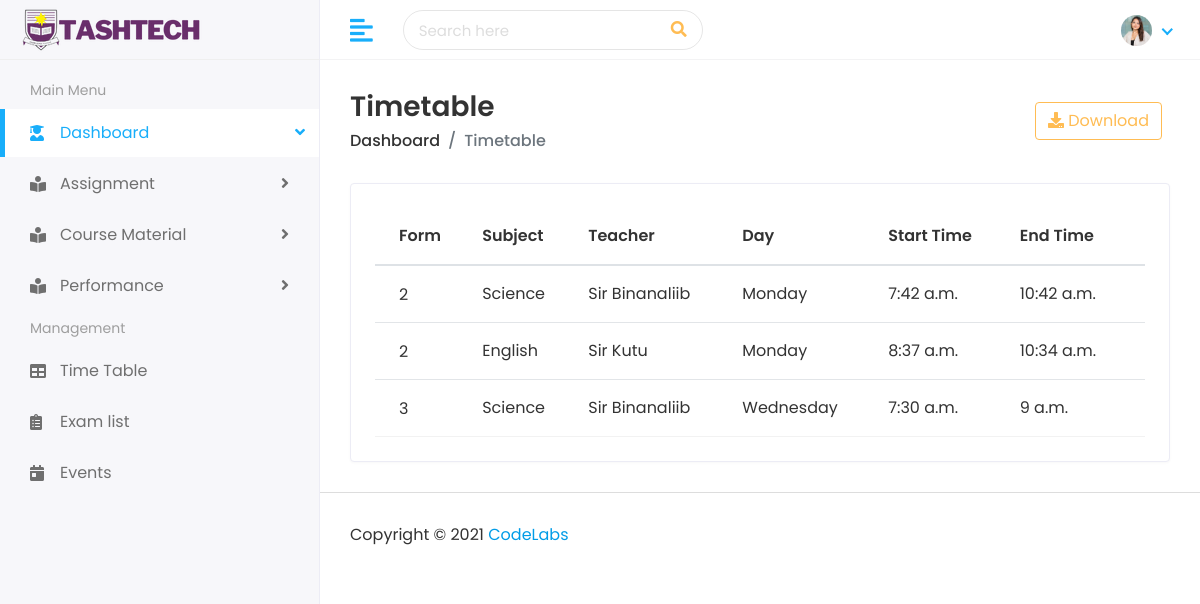
The app's page /teacher/teacher_timetable with its own data.
### TSMS/adminModels.py (models this page shows, shortened)
class Timetable(models.Model):
    form = models.CharField(max_length=50)
    subject = models.CharField(max_length=100)
    teacher = models.CharField(max_length=100)
    day = models.CharField(max_length=30)
    start_time = models.TimeField()
    end_time = models.TimeField()

### TSMS/views.py (the view)
# urls.py: path('teacher/teacher_timetable',
def teacher_timetable(request):
    timetable = Timetable.objects.all().order_by('form', 'day', 'start_time')
    return render(request, 'teacher/timetable.html', {'timetable': timetable})

### templates/teacher/timetable.html
{% extends 'base/teacher-base.html' %}
{% block content %}
<div class="content container-fluid">
    <div class="page-header">
        <div class="row align-items-center">
            <div class="col">
                <h3 class="page-title">Timetable</h3>
                <ul class="breadcrumb">
                    <li class="breadcrumb-item"><a href="#">Dashboard</a></li>
                    <li class="breadcrumb-item active">Timetable</li>
                </ul>
            </div>
            <div class="col-auto text-right float-right ml-auto">
                <a href="{% url 'export_timetable_list' %}" class="btn btn-outline-primary mr-2"><i
                        class="fas fa-download"></i>
                    Download</a>
            </div>
        </div>
    </div>
    <div class="row">
        <div class="col-sm-12">
            <div class="card card-table">
                <div class="card-body">
                    <div class="table-responsive">
                        <table class="table table-hover table-center mb-0 datatable">
                            <thead>
                                <tr>
                                    <th>Form</th>
                                    <th>Subject</th>
                                    <th>Teacher</th>
                                    <th>Day</th>
                                    <th>Start Time</th>
                                    <th>End Time</th>
                                </tr>
                            </thead>
                            <tbody>
                                {% for schedule in timetable %}
                                <tr>
                                    <td>
                                        <h2>
                                            <a>{{schedule.form}}</a>
                                        </h2>
                                    </td>
                                    <td>{{schedule.subject}}</td>
                                    <td>{{schedule.teacher}}</td>
                                    <td>{{schedule.day}}</td>
                                    <td>{{schedule.start_time}}</td>
                                    <td>{{schedule.end_time}}</td>
                                </tr>
                                {% endfor %}
                            </tbody>
                        </table>
                    </div>
                </div>
            </div>
        </div>
    </div>
</div>
{% endblock %}

### static/general_dashboards/assets/css/style.css (style rules this page uses)
html { height: 100% }
body { background-color: #fff; color: #333; font-family: poppins, sans-serif; font-size: 1rem; height: 100%; line-height: 1.5; overflow-x: hidden }
h1, h2, h3, h4, h5, h6 { font-family: poppins, sans-serif; margin-top: 0 }
a { color: #009ce7 }
input, button, a { transition: all .4s ease; -moz-transition: all .4s ease; -o-transition: all .4s ease; -ms-transition: all .4s ease; -webkit-transition: all .4s ease }
ul, ol { padding: 0; list-style: none }
.table { color: #333; max-width: 100%; margin-bottom: 0; width: 100% }
table.table td h2 { display: inline-block; font-size: inherit; font-weight: 400; margin: 0; padding: 0; vertical-align: middle }
table.table td h2 a { color: #333 }
.table thead tr th { font-weight: 600 }
.table tbody tr { border-bottom: 1px solid rgba(0, 0, 0, .05) }
.table.table-center td, .table.table-center th { vertical-align: middle }
.card-table .card-body .table>thead>tr>th { border-top: 0 }
.card-table .card-body .table tr td:first-child, .card-table .card-body .table tr th:first-child { padding-left: 1.5rem }
.card-table .card-body .table tr td:last-child, .card-table .card-body .table tr th:last-child { padding-right: 1.5rem }
.card-table .table td, .card-table .table th { border-top: 1px solid #e2e5e8; padding: 1rem .75rem; white-space: nowrap }
.btn-outline-primary { color: #ffbc53; border-color: #ffbc53 }
.card { border: 1px solid #ececf5; box-shadow: 0 1px 3px 0 rgba(0, 0, 0, .03); margin-bottom: 1.875rem }
.card-body { padding: 1.5rem }
.page-wrapper>.content { padding: 1.875rem 1.875rem 0 }
.page-header { margin-bottom: 1.875rem }
.page-header .breadcrumb { background-color: transparent; color: #6c757d; font-size: 1rem; font-weight: 500; margin-bottom: 0; padding: 0 }
.page-header .breadcrumb a { color: #333 }
.page-title { font-size: 28px; font-weight: 600; color: #333; margin-bottom: 5px }

### records on screen
Timetable: form "2", subject "Science", teacher "Sir Binanaliib", day "Monday", start_time "7:42 a.m.", end_time "10:42 a.m."
Timetable: form "2", subject "English", teacher "Sir Kutu", day "Monday", start_time "8:37 a.m.", end_time "10:34 a.m."
Timetable: form "3", subject "Science", teacher "Sir Binanaliib", day "Wednesday", start_time "7:30 a.m.", end_time "9 a.m."
